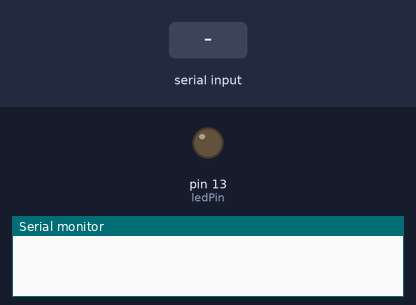
The sketch below on a simulated Arduino Uno, built with avr-gcc and run on an emulated ATmega328P. Shown: output pins drawn as LEDs (lit = HIGH), the last lines printed to the serial monitor. Inputs (shaded band) come from the test bench. The modem accepts every AT command (registered, SIM ready, sends succeed) and sends nothing else.

Above: at 0.12 s.
At 1.2 s:
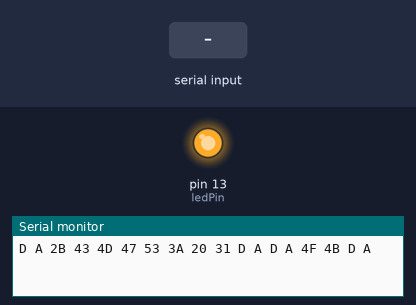
1.3 s: "1" received over the second serial link
Timing chart, 0 to 4.3 s (numbered marks = the images above; inputs shaded):
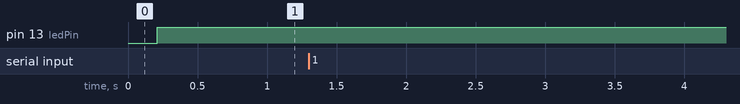

The sketch:

writer_test.ino
```cpp
#include <SoftwareSerial.h>

#define RDM880_RX 5
#define RDM880_TX 6
#define bufferSize 255

#define STX 0xAA
#define ETX 0xBB

#define CMD_READ 0x20
#define CMD_WRITE 0x21
#define CMD_GET_SNR 0x25

#define laserData 0x01

SoftwareSerial RDM880(RDM880_RX, RDM880_TX);

const int ledPin = 13;

void setup() {
	Serial.begin(9600);
	RDM880.begin(9600);
	pinMode(ledPin, OUTPUT);
}

void loop() {
	bool responseFlag = false;

	while (!responseFlag) {
		MF_SNR(0x00);
		delay(200);
		digitalWrite(ledPin, LOW);
		responseFlag = detectCard(false);
	}

	digitalWrite(ledPin, HIGH);
	// initialize card
	MF_WRITE(0x01, laserData);
	delay(500);


	MF_READ(0x01, laserData);
	delay(200);
}

unsigned char checksum(unsigned char A[], int numElements) {
	int i = 0;
	unsigned char BCC = A[0];

	for(i = 1; i < numElements; i++) {
		BCC = BCC ^ A[i];
	}

	return BCC;
}

void MF_SNR(unsigned char DADD) {
	unsigned char A[] = { DADD, 0x03, CMD_GET_SNR, 0x26, 0x00 };
	unsigned char BCC = checksum(A, sizeof(A)/sizeof(A[0]));
	unsigned char CMD[] = { STX, DADD, 0x03, CMD_GET_SNR, 0x26, 0x00, BCC, ETX };
	RDM880.write(CMD, sizeof(CMD)/sizeof(CMD[0]));
}

bool detectCard(bool responseFlag) {
	int i = 0;
	unsigned char response[bufferSize];

	while(RDM880.available()) {
		response[i] = RDM880.read();
		Serial.print(response[i], HEX);
		Serial.print(" ");
		i++;
	}
	Serial.println();

	if (response[5] != 0x80)
		return true;
	else
		return false;
}

void MF_WRITE(unsigned char numBlocks, unsigned char startSector) {
	int i = 0;
	unsigned char A[] = { 0x00, 0x1A, CMD_WRITE, 0x01, numBlocks, startSector,
						0xFF, 0xFF, 0xFF, 0xFF, 0xFF, 0xFF,
						0x00, 0x01, 0x01, 0x00, 0x00, 0x00, 0x00, 0x00, 0x00, 0x00, 0x00, 0x00, 0x00, 0x00, 0x00,
						0x00 };
	unsigned char BCC = checksum(A, sizeof(A)/sizeof(A[0]));
	unsigned char CMD[] = { STX, 0x00, 0x1A, CMD_WRITE, 0x01, numBlocks, startSector,
							0xFF, 0xFF, 0xFF, 0xFF, 0xFF, 0xFF,
							0x00, 0x01, 0x01, 0x00, 0x00, 0x00, 0x00, 0x00, 0x00, 0x00, 0x00, 0x00, 0x00, 0x00, 0x00,
							0x00, BCC, ETX };
	unsigned char response[bufferSize];

  	// send command
	RDM880.write(CMD, sizeof(CMD)/sizeof(CMD[0]));

	// get response packet and print
	while(RDM880.available()) {
		response[i] = RDM880.read();
		Serial.print(response[i], HEX);
		Serial.print(" ");
		i++;
	}
	Serial.println();
}

void MF_READ(unsigned char numBlocks, unsigned char startSector) {
	int i = 0;
	unsigned char A[] = { 0x00, 0x0A, CMD_READ, 0x01, numBlocks, startSector,
    					0xFF, 0xFF, 0xFF, 0xFF, 0xFF, 0xFF };
    unsigned char BCC = checksum(A, sizeof(A)/sizeof(A[0]));
    unsigned char CMD[] = { STX, 0x00, 0x0A, CMD_READ, 0x01, numBlocks, startSector,
                          0xFF, 0xFF, 0xFF, 0xFF, 0xFF, 0xFF, BCC, ETX };
	unsigned char response[bufferSize];

  	// send command
	RDM880.write(CMD, sizeof(CMD)/sizeof(CMD[0]));

  	// get response packet and print
	while(RDM880.available()) {
		response[i] = RDM880.read();
		Serial.print(response[i], HEX);
		Serial.print(" ");
		i++;
	}
	Serial.println();
}
```
